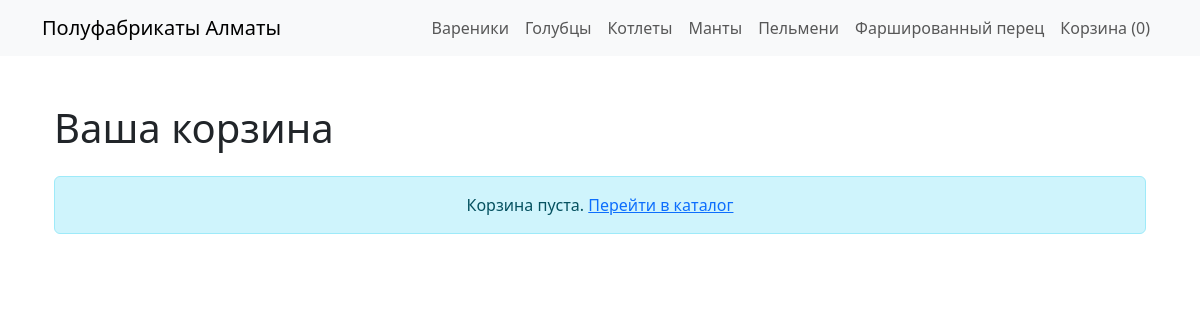
Page /cart/ on the committed database.
### shop/models.py (models this page shows, shortened)
class Category(models.Model):
    name = models.CharField('Название', max_length=100)
    slug = models.SlugField('ЧПУ (латиницей)', unique=True)
    class Meta:
        verbose_name = 'Категория'
        verbose_name_plural = 'Категории'          # ← будет в меню
        ordering = ['name']

### cart/views.py (the view)
# urls.py: path('', views.cart_detail, name='cart_detail'),
def cart_detail(request):
    cart = Cart(request)
    return render(request, 'cart/detail.html', {'cart': cart})

### cart/cart.py (called while the page is built)
    def __len__(self):
        return sum(item['qty'] for item in self.cart.values())

### shop/context_processors.py (called while the page is built)
def menu(request):
    return {'categories': Category.objects.all()}

### templates/cart/detail.html (shortened to what this page needs)
{% extends 'base.html' %}
{% load static %}
{% block content %}
<div class="container my-5">
    <h1 class="mb-4">Ваша корзина</h1>
    {% if cart|length == 0 %}
        <div class="alert alert-info text-center">
            Корзина пуста. <a href="{% url 'shop:product_list' %}">Перейти в каталог</a>
        </div>
    {% endif %}
</div>
{% endblock %}

### templates/base.html (shortened to what this page needs)
<!DOCTYPE html>
<html lang="ru">
<head>
    <link href="https://cdn.jsdelivr.net/npm/bootstrap@5.3.0/dist/css/bootstrap.min.css" rel="stylesheet">
    {% load static %}
</head>
<body>
    <nav class="navbar navbar-expand-lg navbar-light bg-light">
        <div class="container">
            <a class="navbar-brand" href="{% url 'shop:product_list' %}">Полуфабрикаты Алматы</a>
            <div class="navbar-nav">
                {% for c in categories %}
                    <a class="nav-link" href="{{ c.get_absolute_url }}">{{ c.name }}</a>
                {% endfor %}
                <a class="nav-link" href="{% url 'cart:cart_detail' %}">Корзина ({{ request.session.cart|length }})</a>
            </div>
        </div>
    </nav>
    <div class="container mt-4">
        {% block content %}{% endblock %}
    </div>
</body>
</html>

### rows in the picture
Category: name "Вареники"
Category: name "Голубцы"
Category: name "Котлеты"
Category: name "Манты"
Category: name "Пельмени"
Category: name "Фаршированный перец"

### other values in the picture
{{ request.session.cart|length }} "0"
